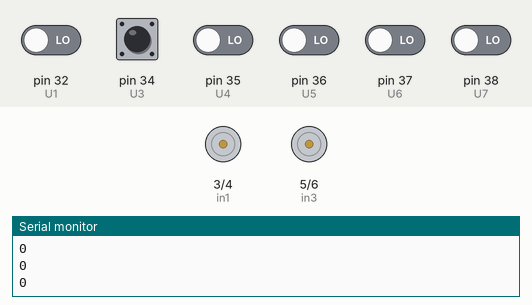
A sketch run on a simulated Arduino Mega 2560, built with avr-gcc and run on an emulated ATmega2560. Shown: motor-driver pin pairs drawn as motors (green arrow = first pin HIGH = forward, orange = second pin HIGH = backward, longer = more drive, scaled by the enable pin), the last lines printed to the serial monitor. The test bench sets the inputs (shaded band); at power-on: pin 34 (U3) HIGH, pin 32 (U1), pin 35 (U4), pin 36 (U5), pin 37 (U6), pin 38 (U7) LOW.

Above: at 1.2 s.
1.3 s: pin 35 (U4) driven HIGH
At 2.0 s:
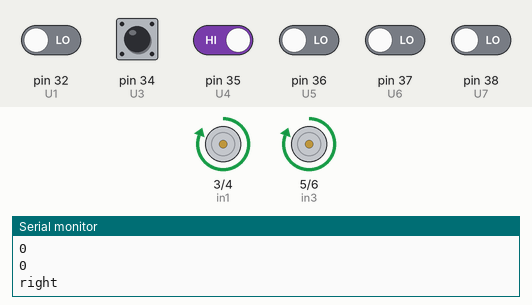
2.8 s: pin 34 (U3) driven LOW and pin 36 (U5) driven HIGH
4.3 s: pin 34 (U3) pulsed HIGH 2 times (0.12 s each, 0.3 s apart)
7.9 s: pin 34 (U3) driven HIGH
10.9 s: pin 37 (U6) driven HIGH
Timing chart, 0 to 13.4 s (numbered marks = the images above; inputs shaded):
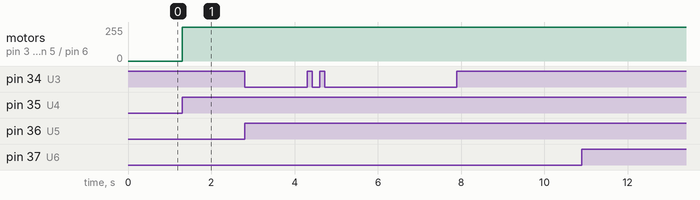

Measured:
- after the input at 1.3 s, motor on pin 3 (in1) / pin 4 (in2), motor on pin 5 (in3) / pin 6 (in4): stopped → forward 255/255 at once

The sketch:

line.ino
```cpp
# define U1 32
# define U2 33
# define U3 34
# define U4 35
# define U5 36
# define U6 37
# define U7 38
# define U8 39

int ena=2;
int in1=3;
int in2=4;
int in3=5;
int in4=6;
int enb=7;


int inc;
int count;
void setup() {
  pinMode(U1,INPUT);
  pinMode(U2,INPUT);
  pinMode(U3,INPUT);
  pinMode(U4,INPUT);
  pinMode(U5,INPUT);
  pinMode(U6,INPUT);
  pinMode(U7,INPUT);
  pinMode(U8,INPUT);

  pinMode(ena,OUTPUT);
  pinMode(in1,OUTPUT);
  pinMode(in2,OUTPUT);
  pinMode(in3,OUTPUT);
  pinMode(enb,OUTPUT);
  pinMode(in4,OUTPUT);
   Serial.begin(9600);
  // put your setup code here, to run once:

}

void loop()
{ /*Serial.println("\n");
  Serial.println(digitalRead(U1));
  Serial.println(digitalRead(U2));
  Serial.println(digitalRead(U3));
  Serial.println(digitalRead(U4));
  Serial.println(digitalRead(U5));
  Serial.println(digitalRead(U6));
  Serial.println(digitalRead(U7));
  Serial.println(digitalRead(U8));*/

   Serial.println("\n");
     Serial.println(count);
     Serial.println(inc);


  // put your main code here, to run repeatedly:


if(digitalRead(U1)==1 && digitalRead(U2)==1 ||digitalRead(U7)==1 && digitalRead(U8)==1)
{

   count++;
   delay(1000);
   }

if( digitalRead(U3)==0 && digitalRead(U4)==1 && digitalRead(U5)==1  && digitalRead(U6)==0 )
{
  digitalWrite(ena,255);
   digitalWrite(in1,HIGH);
   digitalWrite(in2,LOW);
   digitalWrite(enb,255);
   digitalWrite(in3,HIGH);
   digitalWrite(in4,LOW);

  Serial.println("straight");
  }
  else if( digitalRead(U5)==1  && digitalRead(U6)==1)
  {
     digitalWrite(ena,255);
   digitalWrite(in1,HIGH);
   digitalWrite(in2,LOW);
   digitalWrite(enb,10);
   digitalWrite(in3,HIGH);
   digitalWrite(in4,LOW);

      Serial.println("left");
    }
    else if( digitalRead(U3)==1  && digitalRead(U4)==1)
  {
      digitalWrite(ena,10);
   digitalWrite(in1,HIGH);
   digitalWrite(in2,LOW);
   digitalWrite(enb,255);
   digitalWrite(in3,HIGH);
   digitalWrite(in4,LOW);

      Serial.println("right");
  }

 if(count==2)
 {
  do
  {
     digitalWrite(ena,255);
   digitalWrite(in1,HIGH);
   digitalWrite(in2,LOW);
   digitalWrite(enb,255);
   digitalWrite(in3,LOW);
   digitalWrite(in4,HIGH);

     Serial.println("sahi chal raha hai tu");
  }while( digitalRead(U4)==1 && digitalRead(U5)==1 );
  }
  else if(count==3)
{
    Serial.println("abe pohach hi gaya bas");
}
  else if(count==4)
  {
    do
    {
     digitalWrite(ena,255);
   digitalWrite(in1,HIGH);
   digitalWrite(in2,LOW);
   digitalWrite(enb,255);
   digitalWrite(in3,LOW);
   digitalWrite(in4,HIGH);

     Serial.println("chal na be");
  }while( digitalRead(U4)==1 && digitalRead(U5)==1 );

    }
     else if(count==5)
{
    Serial.println("pohochlana be");
}
  else if(count==6)
  {
    do
    {
         digitalWrite(ena,0);
        digitalWrite(enb,0);

     Serial.println("chal na be");
     delay(500);
    }
    while( digitalRead(U4)==1 && digitalRead(U5)==1 );

    }
       else if(count==7)
{
    Serial.println("pohochlana be");
}
 }
```
